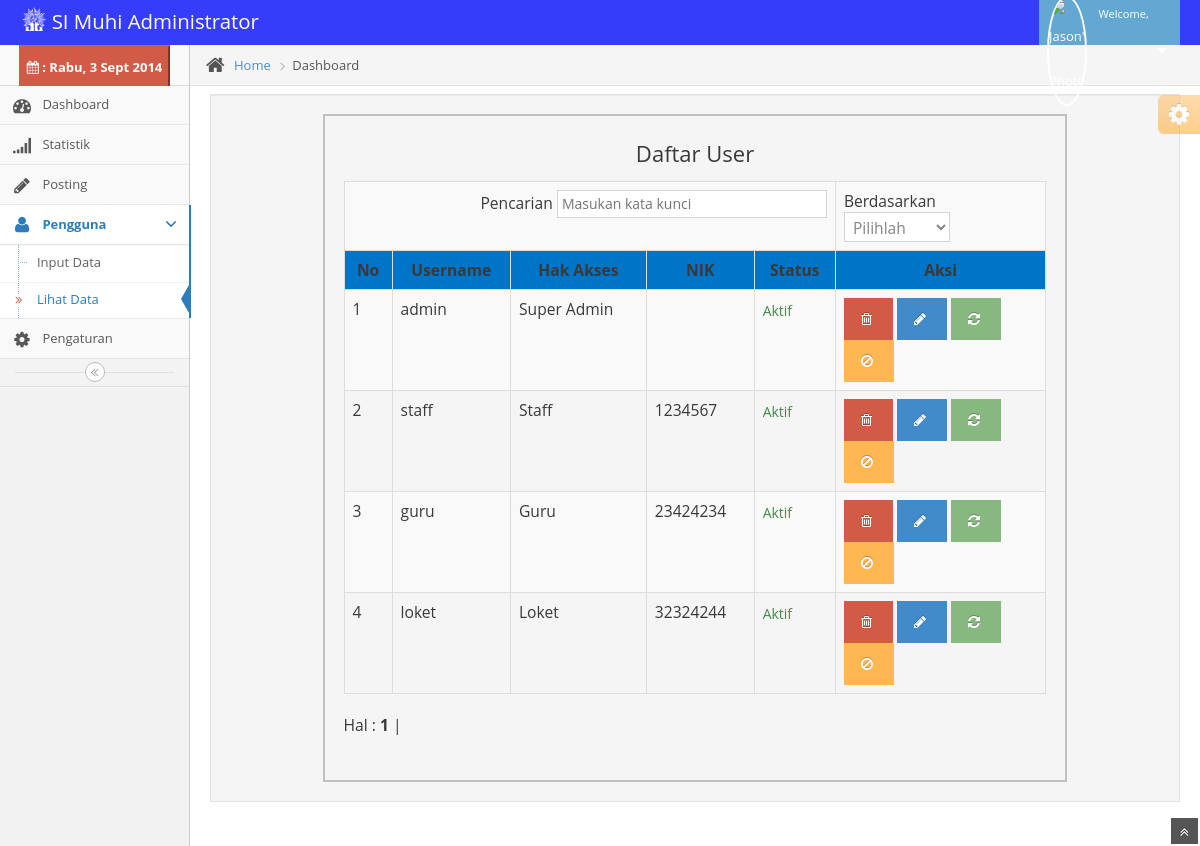
Page /dadm/dashbord/?content=lihat&id=1 (signed in) on the committed database.
### tables this page shows
CREATE TABLE IF NOT EXISTS `ad_login` (
  `id` int(5) NOT NULL AUTO_INCREMENT,
  `username` varchar(25) NOT NULL,
  `password` varchar(50) NOT NULL,
  `hak` int(3) NOT NULL,
  `nik` varchar(15) NOT NULL,
  `status` int(2) NOT NULL,
  PRIMARY KEY (`id`)
);

### dadm/dashbord/super/lihat.php (the view, shortened to what this page needs)
<?php
if ((!isset($_SESSION["id"]))and(!isset($_SESSION["hak"]))) {
    header("location:index.php");
} elseif ((isset($_SESSION["id"]))and($_SESSION["hak"])==0) {
    ?>
<div class="main-container-inner">
    <div class="sidebar" id="sidebar">
        <div class="sidebar-shortcuts" id="sidebar-shortcuts">
            <div class="sidebar-shortcuts-large" id="sidebar-shortcuts-large">
                <button class="btn-danger"><?php include("hari.php");?></button>
            </div>
        </div>
        <ul class="nav-list">
            <li>
                <a href="index.php">
                    <i class="icon-dashboard"></i>
                    <span class="menu-text"> Dashboard </span>
                </a>
            </li>
            <li>
                <a href="?content=statistik">
                    <i class="icon-signal"></i>
                    <span class="menu-text"> Statistik </span>
                </a>
            </li>
            <li>
                <a href="?content=editor">
                    <i class="icon-pencil"></i>
                    <span class="menu-text"> Posting </span>
                </a>
            </li>
            <li class="active open">
                <a href="#" class="dropdown-toggle">
                    <i class="icon-user"></i>
                    <span class="menu-text"> Pengguna</span>
                    <b class="arrow icon-angle-down"></b>
                </a>
                <ul class="submenu">
                    <li>
                        <a href="?content=pengguna">
                            Input Data
                        </a>
                    </li>
                    <li class="active">
                        <a href="?content=lihat">
                            <i class="icon-double-angle-right"></i>
                            Lihat Data
                        </a>
                    </li>
                </ul>
            </li>
            <li>
                <a href="?content=tampback">
                    <i class="icon-cog"></i>
                    <span class="menu-text"> Pengaturan</span>
                </a>
            </li>
        </ul>
        <div class="sidebar-collapse" id="sidebar-collapse">
            <i class="icon-double-angle-left" data-icon1="icon-double-angle-left" data-icon2="icon-double-angle-right"></i>
        </div>
    </div>
    <div class="main-content">
        <div class="breadcrumbs" id="breadcrumbs">
            <ul class="breadcrumb">
                <li>
                    <i class="icon-home home-icon"></i>
                    <a href="#">Home</a>
                </li>
                <li class="active">Dashboard</li>
            </ul>
        </div>
        <div class="page-content">
            <div class="container-fluid">
                <div class="row-fluid well">
                    <div style="width:80%;margin:auto;border:2px solid #c0c0c0; padding: 2%;font-size: larger">
                        <center><h3>Daftar User</h3></center>
                        <table width="100%" class="table table-bordered table-striped">
                            <tr><td colspan="5" align="right">Pencarian <input type="text" name="cari" class="input-xlarge" placeholder="Masukan kata kunci" id="cari"/> </td><td>
                                Berdasarkan <select name="key" onclick="cari()" id="key">
                                <option>Pilihlah</option>
                                </select>
                            </td></tr>
                            <tr align="center" style="background: #0074c7;">
                                <th width=""><strong><center>No </center></strong></th>
                                <th width=""><strong><center>Username </center></strong></th>
                                <th width=""><strong><center>Hak Akses</center></strong></th>
                                <th width=""><strong><center>NIK</center></strong></th>
                                <th width=""><strong><center>Status</center></strong></th>
                                <th width=""><strong><center>Aksi</center></strong></th>
                            </tr>
                            <?php
                            $p      = new Paging;
                            $batas  = 10;
                            $posisi = $p->cariPosisi($batas);
                            $key=($_GET['key']);
                            $cr=($_GET['cari']);
                            if($cr!=''){
                                switch($key){
                                    case 'username':$query="Select * from ad_login where username like '%$cr%' order by hak asc";
                                        break;
                                    case 'nik':$query="Select * from ad_login where nik like '%$cr%' order by hak asc";
                                        break;
                                    case 'hak':$query="Select * from ad_login where hak like '%$hk%' order by hak asc";
                                        break;
                                    case 'status':$query="Select * from ad_login where status like '%$cr%' order by hak asc";
                                        break;
                                }
                            }else{$query="Select * from ad_login order by hak asc";}
                            $query1=$p->buatLimit($query,$posisi,$batas);
                            $hasil=mysql_query($query1);
                            $no=1+$posisi;
                            while($row=mysql_fetch_array($hasil))
                            {
                                switch($row['hak']){
                                    case 0:$hak="Super Admin";
                                        break;
                                    case 1:$hak="Staff";
                                        break;
                                    case 2:$hak="Guru";
                                        break;
                                    case 3:$hak="Loket";
                                        break;
                                }
                                if($row['status']==1){$status="Aktif";$col='"text-success"';}else{$status="Non Aktif";$col='"text-danger"';}
                                echo"<tr $col><td>$no</font></td>".
                                    "<td>$row[username]</td>".
                                    "<td>$hak</td>".
                                    "<td>$row[nik]</td>".
                                    "<td><label class=$col>$status</label></td>".
                                    "<td width='30%'> <a href='#' onclick='hapus($row[id])' class='btn btn-small btn-danger' title='Hapus'><i class='icon-trash'></i></a> <a href='?content=lihat&id=$row[id]#edit' onclick='uji()'class='btn btn-small btn-primary' title='Edit'><i class='icon-pencil'></i></a> <a href='#' onclick='reset($row[id])' class='btn btn-success' title='Reset'><i class='icon-refresh'></i></a> <a href='#' onclick='blok($row[id])' class='btn btn-warning' title='Blok'><i class='icon-ban-circle'></i></a> </td></tr>";
                                $no=$no+1;
                            }
                            ?>
                        </table>
                        <?php
                        $jmldata = mysql_num_rows(mysql_query("Select * from ad_login order by hak asc"));
                        $jmlhalaman  = $p->jumlahHalaman($jmldata, $batas);
                        $linkHalaman = $p->navHalaman($_GET[halaman], $jmlhalaman);
                        echo "<div id=paging>Hal : $linkHalaman</div><br>";
                        ?>
                    </div>
                </div>
            </div>
        </div>
    </div>
</div>
<div class="ace-settings-container" id="ace-settings-container">
    <div class="btn btn-app btn-xs btn-warning ace-settings-btn" id="ace-settings-btn">
        <i class="icon-cog bigger-150"></i>
    </div>
</div>
<?php
}else {
    header("location:../index.php");
}
?>

### rows in the picture
ad_login: username "admin", hak "Super Admin", status "Aktif"
ad_login: username "staff", hak "Staff", nik "1234567", status "Aktif"
ad_login: username "guru", hak "Guru", nik "23424234", status "Aktif"
ad_login: username "loket", hak "Loket", nik "32324244", status "Aktif"
